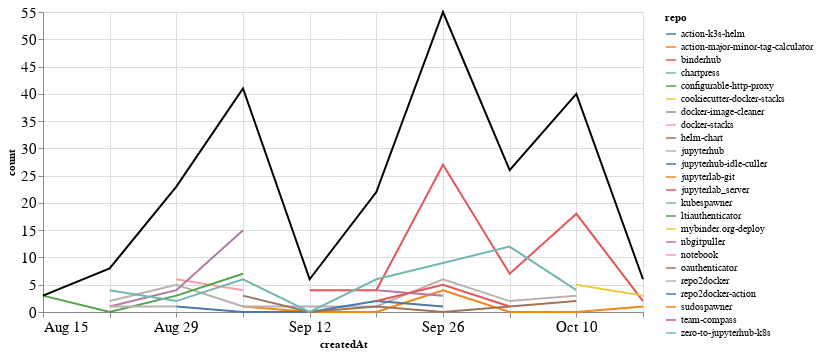

Write notebook code for a chart like this one.
### Markdown cell above
### Comments

### Code cell
comments_time = comments.groupby('repo').resample('W', on='createdAt').count()['author'].reset_index()
comments_time = comments_time.rename(columns={'author': 'count'})
comments_time_total = comments_time.groupby('createdAt').agg({"count": "sum"}).reset_index()
ch1 = alt.Chart(comments_time, width=600).mark_line().encode(
    x='createdAt',
    y='count',
    color='repo',
    tooltip="repo"
)

ch2 = alt.Chart(comments_time_total, width=600).mark_line(color="black").encode(
    x='createdAt',
    y='count',
)

ch1 + ch2

### Figure 1 — Vega-Lite specification as saved in the notebook (floating-point values rounded to 4 significant figures)
{"config": {"axisLeft": {"labelFontSize": 15}, "axisBottom": {"labelFontSize": 15}}, "layer": [{"data": {"name": "data-80bbd2294d891402d012edc9ae497494"}, "mark": "line", "encoding": {"color": {"type": "nominal", "field": "repo"}, "tooltip": {"type": "nominal", "field": "repo"}, "x": {"type": "temporal", "field": "createdAt"}, "y": {"type": "quantitative", "field": "count"}}, "width": 600}, {"data": {"name": "data-0b4c48f106d502a0f827ebd683099939"}, "mark": {"type": "line", "color": "black"}, "encoding": {"x": {"type": "temporal", "field": "createdAt"}, "y": {"type": "quantitative", "field": "count"}}, "width": 600}], "$schema": "https://vega.github.io/schema/vega-lite/v4.8.1.json", "datasets": {"data-80bbd2294d891402d012edc9ae497494": [{"repo": "action-k3s-helm", "createdAt": "2021-10-10T00:00:00", "count": 5}, {"repo": "action-major-minor-tag-calculator", "createdAt": "2021-09-05T00:00:00", "count": 1}, {"repo": "action-major-minor-tag-calculator", "createdAt": "2021-09-12T00:00:00", "count": 0}, {"repo": "action-major-minor-tag-calculator", "createdAt": "2021-09-19T00:00:00", "count": 0}, {"repo": "action-major-minor-tag-calculator", "createdAt": "2021-09-26T00:00:00", "count": 4}, {"repo": "action-major-minor-tag-calculator", "createdAt": "2021-10-03T00:00:00", "count": 0}, {"repo": "action-major-minor-tag-calculator", "createdAt": "2021-10-10T00:00:00", "count": 0}, {"repo": "action-major-minor-tag-calculator", "createdAt": "2021-10-17T00:00:00", "count": 1}, {"repo": "binderhub", "createdAt": "2021-09-12T00:00:00", "count": 4}, {"repo": "binderhub", "createdAt": "2021-09-19T00:00:00", "count": 4}, {"repo": "binderhub", "createdAt": "2021-09-26T00:00:00", "count": 27}, {"repo": "binderhub", "createdAt": "2021-10-03T00:00:00", "count": 7}, {"repo": "binderhub", "createdAt": "2021-10-10T00:00:00", "count": 18}, {"repo": "binderhub", "createdAt": "2021-10-17T00:00:00", "count": 2}, {"repo": "chartpress", "createdAt": "2021-09-05T00:00:00", "count": 2}, {"repo": "configurable-http-proxy", "createdAt": "2021-09-19T00:00:00", "count": 2}, {"repo": "cookiecutter-docker-stacks", "createdAt": "2021-09-05T00:00:00", "count": 1}, {"repo": "docker-image-cleaner", "createdAt": "2021-09-19T00:00:00", "count": 4}, {"repo": "docker-image-cleaner", "createdAt": "2021-09-26T00:00:00", "count": 3}, {"repo": "docker-stacks", "createdAt": "2021-08-29T00:00:00", "count": 6}, {"repo": "docker-stacks", "createdAt": "2021-09-05T00:00:00", "count": 4}, {"repo": "helm-chart", "createdAt": "2021-10-10T00:00:00", "count": 1}, {"repo": "jupyterhub", "createdAt": "2021-08-22T00:00:00", "count": 2}, {"repo": "jupyterhub", "createdAt": "2021-08-29T00:00:00", "count": 5}, {"repo": "jupyterhub", "createdAt": "2021-09-05T00:00:00", "count": 1}, {"repo": "jupyterhub", "createdAt": "2021-09-12T00:00:00", "count": 1}, {"repo": "jupyterhub", "createdAt": "2021-09-19T00:00:00", "count": 1}, {"repo": "jupyterhub", "createdAt": "2021-09-26T00:00:00", "count": 6}, {"repo": "jupyterhub", "createdAt": "2021-10-03T00:00:00", "count": 2}, {"repo": "jupyterhub", "createdAt": "2021-10-10T00:00:00", "count": 3}, {"repo": "jupyterhub-idle-culler", "createdAt": "2021-08-29T00:00:00", "count": 1}, {"repo": "jupyterhub-idle-culler", "createdAt": "2021-09-05T00:00:00", "count": 0}, {"repo": "jupyterhub-idle-culler", "createdAt": "2021-09-12T00:00:00", "count": 0}, {"repo": "jupyterhub-idle-culler", "createdAt": "2021-09-19T00:00:00", "count": 2}, {"repo": "jupyterhub-idle-culler", "createdAt": "2021-09-26T00:00:00", "count": 1}, {"repo": "jupyterlab-git", "createdAt": "2021-10-03T00:00:00", "count": 2}, {"repo": "jupyterlab_server", "createdAt": "2021-10-03T00:00:00", "count": 1}, {"repo": "kubespawner", "createdAt": "2021-10-10T00:00:00", "count": 2}, {"repo": "ltiauthenticator", "createdAt": "2021-08-15T00:00:00", "count": 3}, {"repo": "ltiauthenticator", "createdAt": "2021-08-22T00:00:00", "count": 0}, {"repo": "ltiauthenticator", "createdAt": "2021-08-29T00:00:00", "count": 3}, {"repo": "ltiauthenticator", "createdAt": "2021-09-05T00:00:00", "count": 7}, {"repo": "mybinder.org-deploy", "createdAt": "2021-10-10T00:00:00", "count": 5}, {"repo": "mybinder.org-deploy", "createdAt": "2021-10-17T00:00:00", "count": 3}, {"repo": "nbgitpuller", "createdAt": "2021-08-22T00:00:00", "count": 1}, {"repo": "nbgitpuller", "createdAt": "2021-08-29T00:00:00", "count": 4}, {"repo": "nbgitpuller", "createdAt": "2021-09-05T00:00:00", "count": 15}, {"repo": "notebook", "createdAt": "2021-08-29T00:00:00", "count": 1}, {"repo": "oauthenticator", "createdAt": "2021-09-05T00:00:00", "count": 3}, {"repo": "oauthenticator", "createdAt": "2021-09-12T00:00:00", "count": 0}, {"repo": "oauthenticator", "createdAt": "2021-09-19T00:00:00", "count": 1}, {"repo": "oauthenticator", "createdAt": "2021-09-26T00:00:00", "count": 0}, {"repo": "oauthenticator", "createdAt": "2021-10-03T00:00:00", "count": 1}, {"repo": "oauthenticator", "createdAt": "2021-10-10T00:00:00", "count": 2}, {"repo": "repo2docker", "createdAt": "2021-08-22T00:00:00", "count": 1}, {"repo": "repo2docker", "createdAt": "2021-08-29T00:00:00", "count": 1}, {"repo": "repo2docker-action", "createdAt": "2021-09-05T00:00:00", "count": 1}, {"repo": "sudospawner", "createdAt": "2021-09-12T00:00:00", "count": 1}, {"repo": "team-compass", "createdAt": "2021-09-19T00:00:00", "count": 2}, {"repo": "team-compass", "createdAt": "2021-09-26T00:00:00", "count": 5}, {"repo": "team-compass", "createdAt": "2021-10-03T00:00:00", "count": 1}, {"repo": "zero-to-jupyterhub-k8s", "createdAt": "2021-08-22T00:00:00", "count": 4}, {"repo": "zero-to-jupyterhub-k8s", "createdAt": "2021-08-29T00:00:00", "count": 2}, {"repo": "zero-to-jupyterhub-k8s", "createdAt": "2021-09-05T00:00:00", "count": 6}, {"repo": "zero-to-jupyterhub-k8s", "createdAt": "2021-09-12T00:00:00", "count": 0}, {"repo": "zero-to-jupyterhub-k8s", "createdAt": "2021-09-19T00:00:00", "count": 6}, {"repo": "zero-to-jupyterhub-k8s", "createdAt": "2021-09-26T00:00:00", "count": 9}, {"repo": "zero-to-jupyterhub-k8s", "createdAt": "2021-10-03T00:00:00", "count": 12}, {"repo": "zero-to-jupyterhub-k8s", "createdAt": "2021-10-10T00:00:00", "count": 4}], "data-0b4c48f106d502a0f827ebd683099939": [{"createdAt": "2021-08-15T00:00:00", "count": 3}, {"createdAt": "2021-08-22T00:00:00", "count": 8}, {"createdAt": "2021-08-29T00:00:00", "count": 23}, {"createdAt": "2021-09-05T00:00:00", "count": 41}, {"createdAt": "2021-09-12T00:00:00", "count": 6}, {"createdAt": "2021-09-19T00:00:00", "count": 22}, {"createdAt": "2021-09-26T00:00:00", "count": 55}, {"createdAt": "2021-10-03T00:00:00", "count": 26}, {"createdAt": "2021-10-10T00:00:00", "count": 40}, {"createdAt": "2021-10-17T00:00:00", "count": 6}]}}
